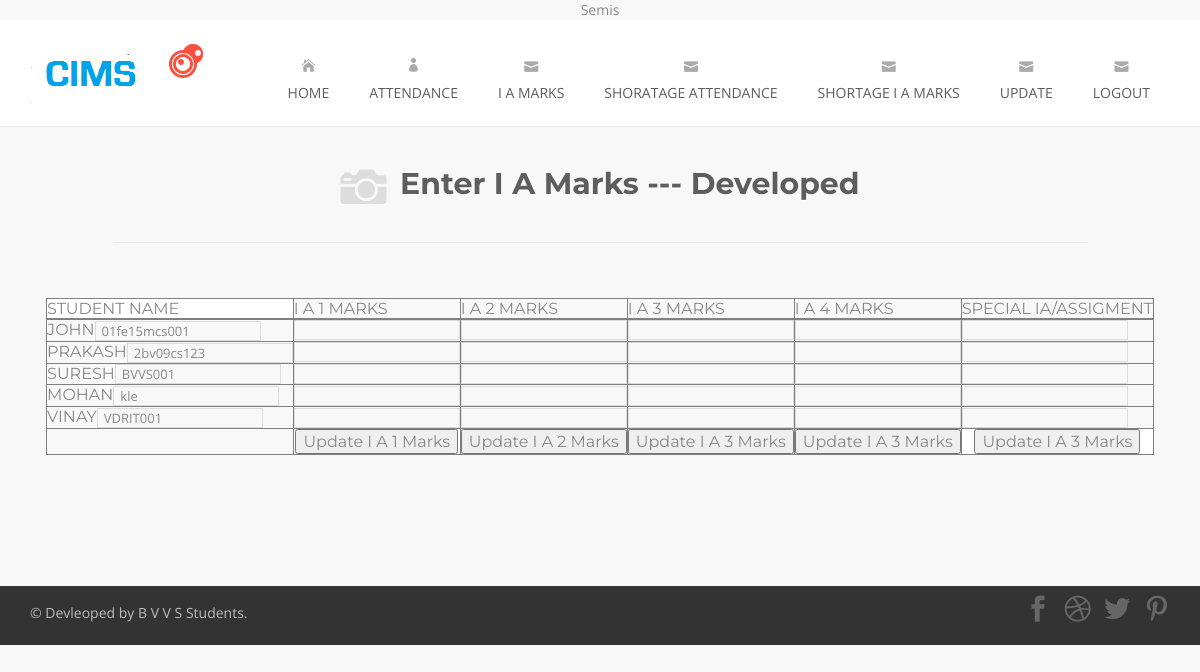
The page /facultyenterismarks.php?branch=cs on the database its author committed.
### tables this page shows
CREATE TABLE IF NOT EXISTS `student` (
  `usn` varchar(50) NOT NULL,
  `sem` int(11) NOT NULL,
  `branch` varchar(50) NOT NULL,
  `sname` varchar(50) NOT NULL,
  `pass` varchar(50) NOT NULL,
  `mobile` bigint(12) NOT NULL,
  PRIMARY KEY (`usn`)
);

### facultyenterismarks.php (the view, shortened to what this page needs)
<?php
	$branch=$_GET['branch'];
		?>
<!DOCTYPE html>
<html lang="en">
     <body>
<head>
      </head>
					<?php
					include('facultyheader.php');
					?>
					<div class="page-title-container">
            <div class="container">
                <div class="row">
                  <div class="col-sm-10 col-sm-offset-1 page-title wow fadeIn">
                        <span aria-hidden="true" class="icon_camera"></span>
                      <h1>Enter I A Marks ---  Developed</h1>
                    </div>
                </div>
            </div>
        </div>
  <div class="portfolio-container">
	        <div class="container">
	            <div class="row">
	            	<div class="col-sm-12 portfolio-filters wow fadeInLeft">
						<table align="center" >
<form name="complaint" method="post" action="#" onSubmit="return validate()" >
<td>
<table width="100%" border="1" cellpadding="3" cellspacing="1" bgcolor="#FFFFFF">
<tr>
<td  bgcolor="#FFFFFF">Student  Name</td>
<td>I A 1 Marks</td>
<td>I A 2 Marks</td>
<td>I A 3 Marks</td>
<td>I A 4 Marks</td>
<td> Special IA/Assigment</td>
</tr>
<tr>
<td bgcolor="#FFFFFF"> <?php
					$q2="select * from student where branch='$branch'";
		   			 $r2 = mysql_query($q2);
					while($rs=mysql_fetch_array($r2)){
						echo "<tr>";
					    echo "<td>".$rs['sname']."<input type ='text' name='studentname[]' value=".$rs['usn']." readonly='readonly'</td>";
						echo "<td><input type='text' name='ia[]' /td></br>";
						echo "<td><input type='text' name='ia2[]' /td></br>";
						echo "<td><input type='text' name='ia3[]' /td></br>";
						echo "<td><input type='text' name='ia4[]' /td></br>";
						echo "<td><input type='text' name='ia5[]' /td></br>";
						echo "</tr>";
					}
				    ?>
					</td>
</tr>
<tr>
  <td>&nbsp;</td>
<td align="center" valign="middle" bordercolor="#00FF00" bgcolor="#FFFFFF">
<input name="Submit" type="submit" class="style1" value="Update I A 1 Marks" /></td>
<td align="center" valign="middle" bordercolor="#00FF00" bgcolor="#FFFFFF">
<input name="Submittwo" type="submit" class="style1" value="Update I A 2 Marks" /></td>
<td align="center" valign="middle" bordercolor="#00FF00" bgcolor="#FFFFFF">
<input name="Submitfour" type="submit" class="style1" value="Update I A 3 Marks" /></td>
<td align="center" valign="middle" bordercolor="#00FF00" bgcolor="#FFFFFF">
<input name="Submitfive" type="submit" class="style1" value="Update I A 3 Marks" /></td>
<td align="center" valign="middle" bordercolor="#00FF00" bgcolor="#FFFFFF">
<input name="Submitthree" type="submit" class="style1" value="Update I A 3 Marks" /></td>
</tr>
</table>
</td>
</form>
</table>
</div>
</div>
    </body>
	<?php
	include('footer.php');
	?>
</html>

### assets/css/form-elements.css (style rules this page uses)
input[type="text"], textarea, textarea.form-control { margin: 0; padding: 0 6px; vertical-align: middle; background: none; border: 1px solid #ddd; font-family: 'Open Sans', sans-serif; font-size: 13px; font-weight: 400; color: #888; -moz-border-radius: 0; -webkit-border-radius: 0; border-radius: 0; -moz-box-shadow: none; -webkit-box-shadow: none; box-shadow: none; -o-transition: all .3s; -moz-transition: all .3s; -webkit-transition: all .3s; -ms-transition: all .3s; transition: all .3s; }

### assets/css/style.css (style rules this page uses)
body { background: #f8f8f8; text-align: center; font-family: 'Open Sans', sans-serif; color: #888; font-size: 14px; font-weight: 400; }
h1 { font-family: 'Montserrat', sans-serif; font-size: 30px; color: #5d5d5d; line-height: 40px; font-weight: bold; }
.page-title-container { margin: 0 auto; padding: 35px 0 0 0; }
.page-title { padding-bottom: 35px; border-bottom: 1px solid #eaeaea; }
.page-title-container h1 { display: inline; margin-left: 10px; text-shadow: 0 1px 0 rgba(255, 255, 255, .7); vertical-align: middle; }
.page-title-container span { font-size: 46px; color: #ddd; vertical-align: middle; }
.portfolio-container { margin-top: 20px; padding-bottom: 50px; }
.portfolio-filters { padding-top: 35px; padding-bottom: 10px; font-family: 'Montserrat', sans-serif; font-size: 16px; color: #5d5d5d; font-weight: bold; text-align: left; text-transform: uppercase; text-shadow: 0 1px 0 rgba(255,255,255,.7); }

### rows shown on the page
student: sname "JOHN", usn "01fe15mcs001"
student: sname "PRAKASH", usn "2bv09cs123"
student: sname "SURESH", usn "BVVS001"
student: sname "MOHAN", usn "kle"
student: sname "VINAY", usn "VDRIT001"
